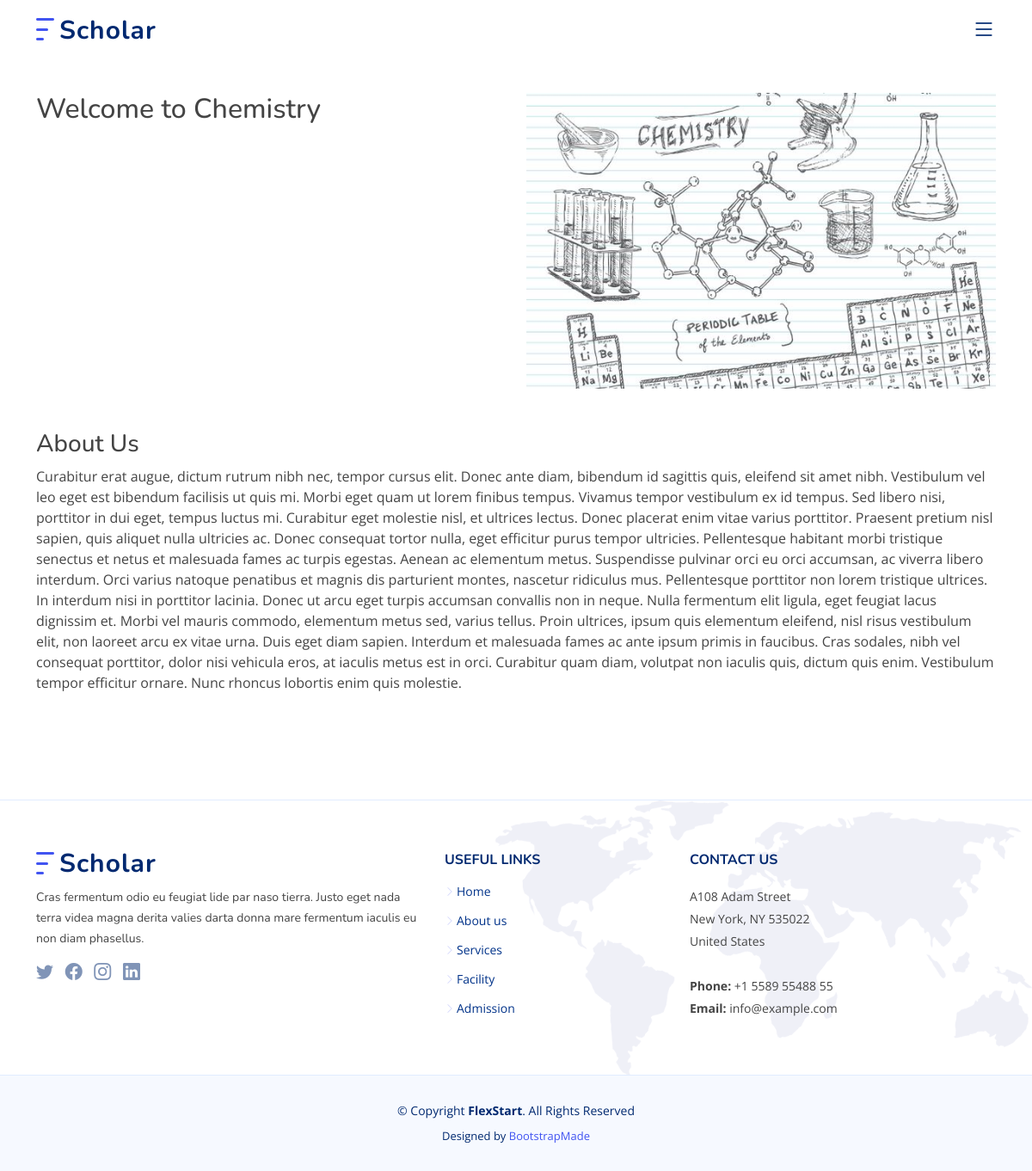
The app's page /dept/chemistry/ with its own data.
### homepage/models.py (models this page shows, shortened)
class Department(models.Model):
    name = models.CharField(max_length=75, unique=True)
    slug = models.SlugField(max_length=150, unique=True)
    desc = models.TextField(blank=True)
    img = models.ImageField(upload_to='dept', blank=True)
    class Meta:
        ordering = ('name',)
        verbose_name = 'department'
        verbose_name_plural = 'departments'
    def get_url(self):
        return reverse('homepage:dept', args=[self.slug])

### homepage/views.py (the view)
# urls.py: path('dept/<slug:dept_slug>/', views.dept, name='dept'),
def dept(request, dept_slug=None):
    department = Department.objects.all()
    if dept_slug:
        dept_page = get_object_or_404(Department, slug=dept_slug)
    else:
        dept_page = None
    return render(request, 'dept.html', {'dept_page': dept_page, 'department': department})

### homepage/context_processors.py (called while the page is built)
def menu_links(request):
    links = Department.objects.all()
    return {'links': links}

### Templates/dept.html (shortened to what this page needs)
{% extends 'base.html' %}
{% load static %}
{% block content %}
<section class="container my-5">
    <div class="row">
        <div class="col-md-6" data-aos="fade-right">
            <h2>Welcome to {{dept_page.name}}</h2>
        </div>
        <div class="col-md-6" data-aos="fade-left">
            <img alt="{{dept_page.name}}" class="img-fluid" src="{{dept_page.img.url}}">
        </div>
    </div>
    <div class="row mt-5">
        <div class="col-md-12" data-aos="fade-up">
            <h3>About Us</h3>
            <p>{{dept_page.desc}}</p></div>
    </div>
</section>
{% endblock %}

### Templates/base.html (shortened to what this page needs)
{% load static %}
<!DOCTYPE html>
<html lang="en">
<head>
    <link href="{% static 'vendor/aos/aos.css' %}" rel="stylesheet">
    <link href="{% static 'vendor/bootstrap/css/bootstrap.min.css' %}" rel="stylesheet">
    <link href="{% static 'vendor/bootstrap-icons/bootstrap-icons.css' %}" rel="stylesheet">
    <link href="{% static 'vendor/glightbox/css/glightbox.min.css' %}" rel="stylesheet">
    <link href="{% static 'vendor/remixicon/remixicon.css' %}" rel="stylesheet">
    <link href="{% static 'vendor/swiper/swiper-bundle.min.css' %}" rel="stylesheet">
    <link href="{% static 'css/style.css' %}" rel="stylesheet">
</head>
<body>
<div>
    {% include 'navbar.html' %}
    {% block content %}
    {% endblock %}
</div>
{% include 'footer.html' %}
</body>
</html>

### Templates/navbar.html (shortened to what this page needs)
{% load static %}
<header class="header fixed-top" id="header">
    <div class="container-fluid container-xl d-flex align-items-center justify-content-between">
        <a class="logo d-flex align-items-center" href="#">
            <img alt="" src="{% static 'img/logo.png' %}">
            <span>Scholar</span>
        </a>
        <nav class="navbar" id="navbar">
            <i class="bi bi-list mobile-nav-toggle"></i>
        </nav>
    </div>
</header>

### Templates/footer.html
{% load static %}
<footer class="footer" id="footer">
    <div class="footer-top">
        <div class="container">
            <div class="row gy-4">
                <div class="col-lg-5 col-md-12 footer-info">
                    <a class="logo d-flex align-items-center" href="{% url 'homepage:home' %}">
                        <img alt="" src="{% static 'img/logo.png' %}">
                        <span>Scholar</span>
                    </a>
                    <p>Cras fermentum odio eu feugiat lide par naso tierra. Justo eget nada terra videa magna derita
                        valies darta donna mare fermentum iaculis eu non diam phasellus.</p>
                    <div class="social-links mt-3">
                        <a class="twitter" href="#"><i class="bi bi-twitter"></i></a>
                        <a class="facebook" href="#"><i class="bi bi-facebook"></i></a>
                        <a class="instagram" href="#"><i class="bi bi-instagram"></i></a>
                        <a class="linkedin" href="#"><i class="bi bi-linkedin"></i></a>
                    </div>
                </div>
                <div class="col-lg-3 col-6 footer-links">
                    <h4>Useful Links</h4>
                    <ul>
                        <li><i class="bi bi-chevron-right"></i> <a href="#">Home</a></li>
                        <li><i class="bi bi-chevron-right"></i> <a href="#">About us</a></li>
                        <li><i class="bi bi-chevron-right"></i> <a href="#">Services</a></li>
                        <li><i class="bi bi-chevron-right"></i> <a href="#">Facility</a></li>
                        <li><i class="bi bi-chevron-right"></i> <a href="#">Admission</a></li>
                    </ul>
                </div>
                <div class="col-lg-4 col-md-12 footer-contact text-center text-md-start">
                    <h4>Contact Us</h4>
                    <p>
                        A108 Adam Street <br>
                        New York, NY 535022<br>
                        United States <br><br>
                        <strong>Phone:</strong> +1 5589 55488 55<br>
                        <strong>Email:</strong> info@example.com<br>
                    </p>
                </div>
            </div>
        </div>
    </div>
    <div class="container">
        <div class="copyright">
            &copy; Copyright <strong><span>FlexStart</span></strong>. All Rights Reserved
        </div>
        <div class="credits">
            Designed by <a href="https://bootstrapmade.com/">BootstrapMade</a>
        </div>
    </div>
</footer>

### static/css/style.css (style rules this page uses)
:root { scroll-behavior: smooth; }
body { font-family: "Open Sans", sans-serif; color: #444444; }
a { color: #4154f1; text-decoration: none; }
h1, h2, h3, h4, h5, h6 { font-family: "Nunito", sans-serif; }
section { padding: 60px 0; overflow: hidden; }
.header { transition: all 0.5s; z-index: 997; padding: 20px 0; }
.header .logo { line-height: 0; }
.header .logo img { max-height: 40px; margin-right: 6px; }
.header .logo span { font-size: 30px; font-weight: 700; letter-spacing: 1px; color: #012970; font-family: "Nunito", sans-serif; margin-top: 3px; }
.navbar { padding: 0; }
.mobile-nav-toggle { color: #012970; font-size: 28px; cursor: pointer; display: none; line-height: 0; transition: 0.5s; }
@media (max-width: 1200px) { .mobile-nav-toggle { display: block; } }
.footer { background: #f6f9ff; padding: 0 0 30px 0; font-size: 14px; }
.footer .footer-top { background: white url(../img/footer-bg.png) no-repeat right top; background-size: contain; border-top: 1px solid #e1ecff; border-bottom: 1px solid #e1ecff; padding: 60px 0 30px 0; }
.footer .footer-top .footer-info { margin-bottom: 30px; }
.footer .footer-top .footer-info .logo { line-height: 0; margin-bottom: 15px; }
.footer .footer-top .footer-info .logo img { max-height: 40px; margin-right: 6px; }
.footer .footer-top .footer-info .logo span { font-size: 30px; font-weight: 700; letter-spacing: 1px; color: #012970; font-family: "Nunito", sans-serif; margin-top: 3px; }
.footer .footer-top .footer-info p { font-size: 14px; line-height: 24px; margin-bottom: 0; font-family: "Nunito", sans-serif; }
.footer .footer-top .social-links a { font-size: 20px; display: inline-block; color: rgba(1, 41, 112, 0.5); line-height: 0; margin-right: 10px; transition: 0.3s; }
.footer .footer-top h4 { font-size: 16px; font-weight: bold; color: #012970; text-transform: uppercase; position: relative; padding-bottom: 12px; }
.footer .footer-top .footer-links { margin-bottom: 30px; }
.footer .footer-top .footer-links ul { list-style: none; padding: 0; margin: 0; }
.footer .footer-top .footer-links ul i { padding-right: 2px; color: #d0d4fc; font-size: 12px; line-height: 0; }
.footer .footer-top .footer-links ul li { padding: 10px 0; display: flex; align-items: center; }
.footer .footer-top .footer-links ul li:first-child { padding-top: 0; }
.footer .footer-top .footer-links ul a { color: #013289; transition: 0.3s; display: inline-block; line-height: 1; }
.footer .footer-top .footer-contact p { line-height: 26px; }
.footer .copyright { text-align: center; padding-top: 30px; color: #012970; }
.footer .credits { padding-top: 10px; text-align: center; font-size: 13px; color: #012970; }

### records on screen
Department: name "Chemistry", img (picture), desc "Curabitur erat augue, dictum rutrum nibh nec, tempor cursus elit. Donec ante diam, bibendum id sagittis quis, eleifend sit amet nibh. Vestibulum vel leo eget est bibendum facilisis ut quis mi. Morbi eget quam ut lorem finibus tempus. Vivamus tempor vestibulum ex id tempus. Sed libero nisi, porttitor in dui eget, tempus luctus mi. Curabitur eget molestie nisl, et ultrices lectus. Donec placerat enim vitae varius porttitor. Praesent pretium nisl sapien, quis aliquet nulla ultricies ac. Donec consequat tortor nulla, eget efficitur purus tempor ultricies. Pellentesque habitant morbi tristique senectus et netus et malesuada fames ac turpis egestas. Aenean ac elementum metus. Suspendisse pulvinar…"
